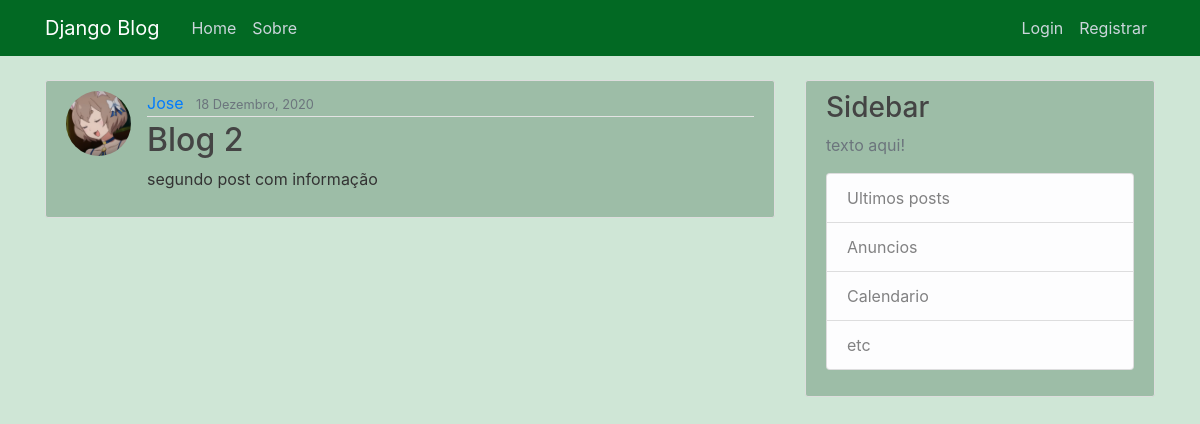
The app's page /post/2/ with its own data.
### blog/models.py (models this page shows, shortened)
class Post(models.Model):
    title = models.CharField(max_length=100)
    content = models.TextField()
    date_posted = models.DateTimeField(default=timezone.now)
    author = models.ForeignKey(User,on_delete=models.CASCADE)

### users/models.py (models this page shows, shortened)
class Profile(models.Model):
    user = models.OneToOneField(User,on_delete=models.CASCADE)
    image = models.ImageField(default='default.jpg', upload_to='profile_pics')

### blog/views.py (the view)
# urls.py: path('post/<int:pk>/', PostDetailView.as_view(), name='post-detail'),
class PostDetailView(DetailView):
    model = Post
    template_name = 'blog/details.html'
    context_object_name = 'post'

### blog/templates/blog/details.html (shortened to what this page needs)
{% extends "blog/base.html" %}
{% block content %}
  <article style="background:#9dbda7;" class="media content-section">
    <img src="{{ post.author.profile.image.url }}" class="rounded-circle article-img">
    <div class="media-body">
      <div class="article-metadata">
        <a class="mr-2" href="#">{{ post.author }}</a>
        <small class="text-muted">{{ post.date_posted|date:"d F, Y" }}</small>
      </div>
      <h2 class="article-title">{{ post.title }}</h2>
      <p class="article-content">{{ post.content }}</p>
    </div>
  </article>
{% endblock content %}

### blog/static/blog/css/main.css (style rules this page uses)
body { background: black; color: #333333; margin-top: 5rem; }
h1, h2, h3, h4, h5, h6 { color: #444444; }
.content-section { background: #ffffff; padding: 10px 20px; border: 1px solid #dddddd; border-radius: 3px; margin-bottom: 20px; }
.article-title { color: #444444; }
.article-content { white-space: pre-line; }
.article-img { height: 65px; width: 65px; margin-right: 16px; }
.article-metadata { padding-bottom: 1px; margin-bottom: 4px; border-bottom: 1px solid #e3e3e3 }

### records on screen
Post: author.profile.image (picture), author "Jose", date_posted "18 Dezembro, 2020", title "Blog 2", content "segundo post com informação"
